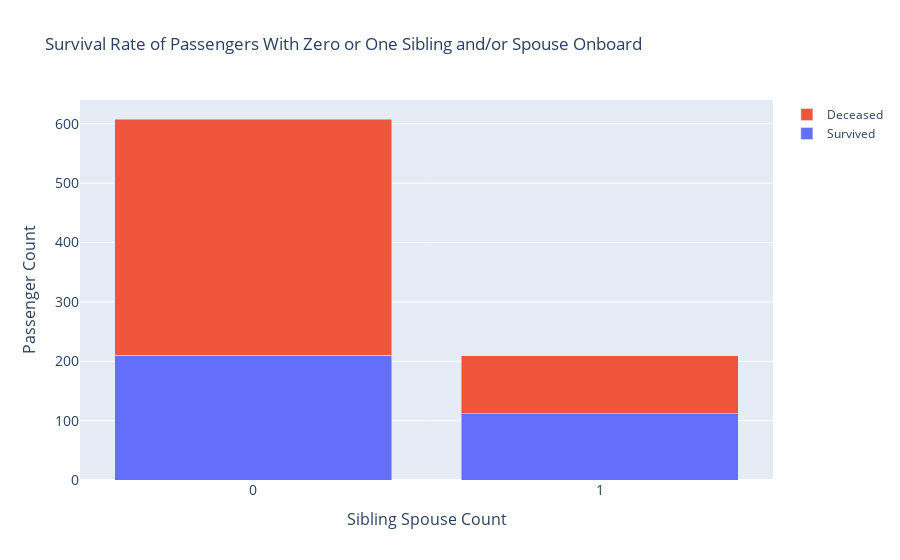
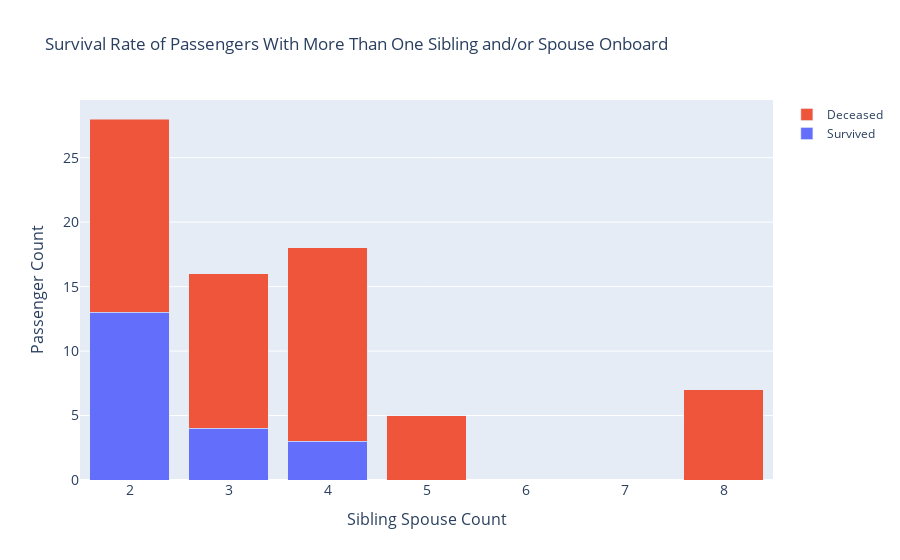

Write notebook code for charts like these, in order.
### Markdown cell above
### The Sibling/Spouse (SibSp) Feature
This feature counts the number of siblings and/or spouses the passenger is onboard with.

### Code cell
survival_plot(train_df,
                 col='SibSp',
                 x_vals=[0,1],
                 x_labels=['0','1'],
                 plot_title='Survival Rate of Passengers With Zero or One Sibling and/or Spouse Onboard',
                 xaxis_title='Sibling Spouse Count',
                 yaxis_title='Passenger Count')

survival_plot(train_df,
                 col='SibSp',
                 x_vals=[2,3,4,5,6,7,8],
                 x_labels=['2','3','4','5','6','7','8'],
                 plot_title='Survival Rate of Passengers With More Than One Sibling and/or Spouse Onboard',
                 xaxis_title='Sibling Spouse Count',
                 yaxis_title='Passenger Count')

### Figure 1 — Plotly figure (JSON) as saved in the notebook; plotly's stock layout.template omitted (floating-point values rounded to 4 significant figures)
{"data": [{"customdata": [34.54, 53.59], "hovertemplate": "%{customdata:.2f}%", "name": "Survived", "type": "bar", "x": ["0", "1"], "y": [210, 112]}, {"customdata": [65.46, 46.41], "hovertemplate": "%{customdata:.2f}%", "name": "Deceased", "type": "bar", "x": ["0", "1"], "y": [398, 97]}], "layout": {"autosize": true, "barmode": "stack", "title": {"text": "Survival Rate of Passengers With Zero or One Sibling and/or Spouse Onboard"}, "xaxis": {"autorange": true, "range": [-0.5, 1.5], "tickfont": {"size": 14}, "title": {"font": {"size": 16}, "text": "Sibling Spouse Count"}, "type": "category"}, "yaxis": {"autorange": true, "range": [0, 640], "tickfont": {"size": 14}, "title": {"font": {"size": 16}, "text": "Passenger Count"}, "type": "linear"}}}

### Figure 2 — Plotly figure (JSON) as saved in the notebook; plotly's stock layout.template omitted (floating-point values rounded to 4 significant figures)
{"data": [{"customdata": [46.43, 25, 16.67, null, null, null, null], "hovertemplate": "%{customdata:.2f}%", "name": "Survived", "type": "bar", "x": ["2", "3", "4", "5", "6", "7", "8"], "y": [13, 4, 3, null, null, null, null]}, {"customdata": [53.57, 75, 83.33, 100, null, null, 100], "hovertemplate": "%{customdata:.2f}%", "name": "Deceased", "type": "bar", "x": ["2", "3", "4", "5", "6", "7", "8"], "y": [15, 12, 15, 5, null, null, 7]}], "layout": {"autosize": true, "barmode": "stack", "title": {"text": "Survival Rate of Passengers With More Than One Sibling and/or Spouse Onboard"}, "xaxis": {"autorange": true, "range": [-0.5, 6.5], "tickfont": {"size": 14}, "title": {"font": {"size": 16}, "text": "Sibling Spouse Count"}, "type": "category"}, "yaxis": {"autorange": true, "range": [0, 29.47], "tickfont": {"size": 14}, "title": {"font": {"size": 16}, "text": "Passenger Count"}, "type": "linear"}}}
